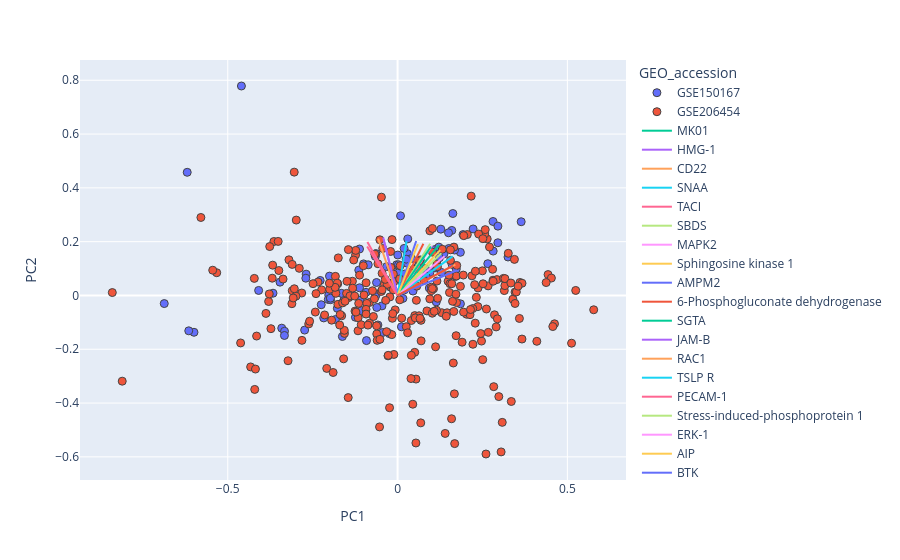

Write notebook code for a chart like this one.
### Code cell
fig = visualisation.pca_biplot(W, scores, corrected_second_trimester, topN = 20, XPC = 'PC1', YPC = 'PC2')
fig.show()

### Figure 1 — Plotly figure (JSON) as saved in the notebook; plotly's stock layout.template omitted (floating-point values rounded to 4 significant figures; data arrays with more than 128 entries replaced by an {"elided": "..."} marker saying what was removed)
{"data": [{"hovertemplate": "GEO_accession=GSE150167<br>PC1=%{x}<br>PC2=%{y}<extra></extra>", "legendgroup": "GSE150167", "marker": {"color": "#636efa", "line": {"width": 1}, "size": 8, "symbol": "circle"}, "mode": "markers", "name": "GSE150167", "orientation": "v", "showlegend": true, "type": "scatter", "x": [0.06691, -0.002611, -0.2026, 0.04548, -0.06192, 0.1597, 0.3251, -0.204, 0.0006515, 0.2657, 0.15, -0.09281, 0.1714, 0.02532, 0.1365, -0.3411, 0.02998, -0.06544, -0.1001, 0.04417, -0.2692, 0.1274, 0.2815, 0.08166, -0.1241, -0.3462, 0.02092, 0.04057, -0.09154, -0.2005, -0.02429, 0.0569, -0.04598, -0.06122, 0.1106, 0.1851, 0.1849, 0.02035, -0.11, 0.2953, 0.02887, -0.02137, 0.01252, 0.1139, 0.03862, 0.0001045, -0.1579, 0.2811, -0.1973, -0.1653, -0.4091, -0.1058, 0.09518, 0.008698, 0.09354, 0.103, 0.01928, 0.04093, 0.364, -0.06385, -0.6194, -0.0624, 0.1134, -0.2736, -0.04377, -0.2279, 0.1289, -0.3329, 0.08399, 0.002966, -0.03217, -0.1121, -0.2174, 0.1509, 0.0629, 0.1215, 0.2224, 0.1232, 0.2954, 0.1628, 0.1927, 0.02539, -0.1979, -0.06547, -0.4598, -0.2702, -0.112, 0.1606, -0.1142, -0.2248, -0.08639, -0.1774, -0.3331, -0.1832, -0.184, -0.5994, -0.3668, -0.6149, 0.01574, 0.01131, -0.1625, -0.687, 0.1728, -0.05792, 0.1679], "xaxis": "x", "y": [0.132, 0.1142, 0.001612, 0.0164, 0.04811, 0.2418, 0.143, -0.01501, 0.1503, 0.1181, 0.233, 0.01163, 0.07097, 0.1211, 0.1544, -0.1215, 0.2103, 0.1453, 0.1174, 0.05663, 0.07912, 0.2465, 0.1649, 0.09997, -0.08106, 0.04946, 0.07978, 0.0512, -0.1678, 0.07187, -0.1418, 0.1028, -0.03878, -0.04458, 0.171, -0.03104, 0.1603, 0.02091, -0.01754, 0.1959, 0.1555, 0.03164, 0.0515, -0.02401, 0.03561, 0.08287, -0.01687, 0.275, -0.01571, 0.007845, 0.01865, -0.05651, 0.08527, 0.296, 0.02738, -0.06178, 0.1748, 0.1373, 0.274, 0.1556, 0.4578, 0.004531, 0.1024, -0.1288, -0.1376, 0.05578, 0.08575, -0.1331, 0.07096, 0.1142, 0.1072, 0.1726, -0.08353, 0.1746, 0.1146, 0.1796, 0.2472, 0.1402, 0.2577, 0.3047, 0.2263, 0.1348, -0.01005, -0.004457, 0.7787, 0.06417, 0.02848, 0.1154, 0.09412, -0.03449, 0.1139, -0.04783, -0.1488, -0.08961, 0.02548, -0.1369, 0.008397, -0.1315, -0.01086, -0.1165, -0.1525, -0.03018, 0.09834, -0.1098, 0.1687], "yaxis": "y"}, {"hovertemplate": "GEO_accession=GSE206454<br>PC1=%{x}<br>PC2=%{y}<extra></extra>", "legendgroup": "GSE206454", "marker": {"color": "#EF553B", "line": {"width": 1}, "size": 8, "symbol": "circle"}, "mode": "markers", "name": "GSE206454", "orientation": "v", "showlegend": true, "type": "scatter", "x": {"elided": "267 float values"}, "xaxis": "x", "y": {"elided": "267 float values"}, "yaxis": "y"}, {"mode": "lines", "name": "MK01", "type": "scatter", "x": [0, 0.1219], "y": [0, 0.1875]}, {"mode": "lines", "name": "HMG-1", "type": "scatter", "x": [0, -0.0422], "y": [0, 0.2151]}, {"mode": "lines", "name": "CD22", "type": "scatter", "x": [0, -0.05722], "y": [0, 0.2112]}, {"mode": "lines", "name": "SNAA", "type": "scatter", "x": [0, 0.1621], "y": [0, 0.1454]}, {"mode": "lines", "name": "TACI", "type": "scatter", "x": [0, -0.08888], "y": [0, 0.1984]}, {"mode": "lines", "name": "SBDS", "type": "scatter", "x": [0, 0.0959], "y": [0, 0.1924]}, {"mode": "lines", "name": "MAPK2", "type": "scatter", "x": [0, 0.1013], "y": [0, 0.1839]}, {"mode": "lines", "name": "Sphingosine kinase 1", "type": "scatter", "x": [0, 0.1254], "y": [0, 0.1683]}, {"mode": "lines", "name": "AMPM2", "type": "scatter", "x": [0, 0.05484], "y": [0, 0.2025]}, {"mode": "lines", "name": "6-Phosphogluconate dehydrogenase", "type": "scatter", "x": [0, 0.07598], "y": [0, 0.1922]}, {"mode": "lines", "name": "SGTA", "type": "scatter", "x": [0, 0.09831], "y": [0, 0.1814]}, {"mode": "lines", "name": "JAM-B", "type": "scatter", "x": [0, -0.04005], "y": [0, 0.2018]}, {"mode": "lines", "name": "RAC1", "type": "scatter", "x": [0, 0.1701], "y": [0, 0.1144]}, {"mode": "lines", "name": "TSLP R", "type": "scatter", "x": [0, 0.02636], "y": [0, 0.2027]}, {"mode": "lines", "name": "PECAM-1", "type": "scatter", "x": [0, -0.0895], "y": [0, 0.1822]}, {"mode": "lines", "name": "Stress-induced-phosphoprotein 1", "type": "scatter", "x": [0, 0.129], "y": [0, 0.1566]}, {"mode": "lines", "name": "ERK-1", "type": "scatter", "x": [0, 0.1385], "y": [0, 0.1461]}, {"mode": "lines", "name": "AIP", "type": "scatter", "x": [0, 0.05983], "y": [0, 0.1904]}, {"mode": "lines", "name": "BTK", "type": "scatter", "x": [0, 0.1751], "y": [0, 0.09356]}, {"mode": "lines", "name": "DRG-1", "type": "scatter", "x": [0, 0.1632], "y": [0, 0.1112]}], "layout": {"legend": {"title": {"text": "GEO_accession"}, "tracegroupgap": 0}, "margin": {"t": 60}, "xaxis": {"anchor": "y", "domain": [0, 1], "title": {"text": "PC1"}}, "yaxis": {"anchor": "x", "domain": [0, 1], "title": {"text": "PC2"}}}}
